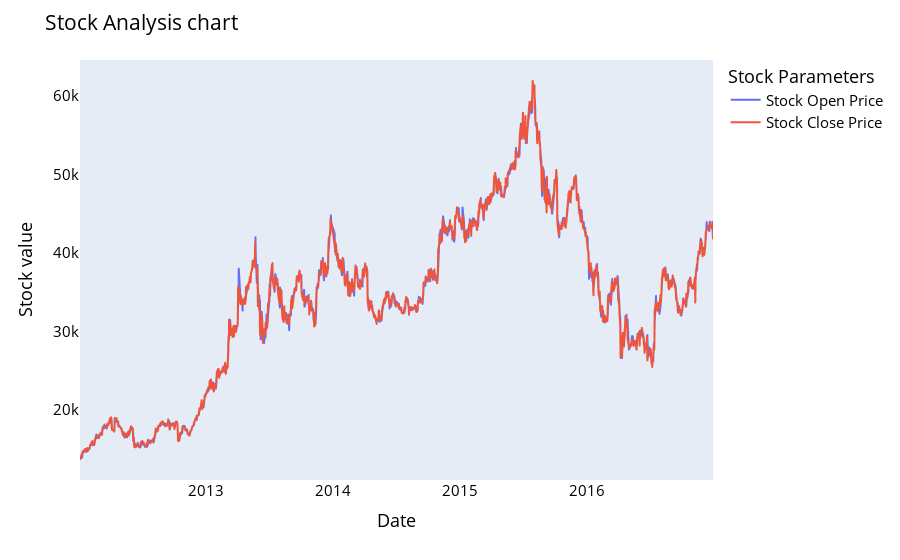

The notebook cell this image was saved under:
### Code cell
names = cycle(['Stock Open Price','Stock Close Price'])

fig2 = px.line(data, x=data.Date, y=[data['Open'], data['Close']],labels={'date': 'Date','value':'Stock value'})
fig2.update_layout(title_text='Stock Analysis chart', font_size=15, font_color='black',legend_title_text='Stock Parameters')
fig2.for_each_trace(lambda t:  t.update(name = next(names)))
fig2.update_xaxes(showgrid=False)
fig2.update_yaxes(showgrid=False)

fig2.show()

### Figure 1 — Plotly figure (JSON) as saved in the notebook; plotly's stock layout.template omitted (floating-point values rounded to 4 significant figures; data arrays with more than 128 entries replaced by an {"elided": "..."} marker saying what was removed)
{"data": [{"hovertemplate": "variable=Open<br>Date=%{x}<br>Stock value=%{y}<extra></extra>", "legendgroup": "Open", "line": {"color": "#636efa", "dash": "solid"}, "mode": "lines", "name": "Stock Open Price", "showlegend": true, "type": "scattergl", "x": {"elided": "1226 str values"}, "xaxis": "x", "y": {"elided": "1226 int values"}, "yaxis": "y"}, {"hovertemplate": "variable=Close<br>Date=%{x}<br>Stock value=%{y}<extra></extra>", "legendgroup": "Close", "line": {"color": "#EF553B", "dash": "solid"}, "mode": "lines", "name": "Stock Close Price", "showlegend": true, "type": "scattergl", "x": {"elided": "1226 str values"}, "xaxis": "x", "y": {"elided": "1226 int values"}, "yaxis": "y"}], "layout": {"font": {"color": "black", "size": 15}, "legend": {"title": {"text": "Stock Parameters"}, "tracegroupgap": 0}, "margin": {"t": 60}, "title": {"text": "Stock Analysis chart"}, "xaxis": {"anchor": "y", "domain": [0, 1], "showgrid": false, "title": {"text": "Date"}}, "yaxis": {"anchor": "x", "domain": [0, 1], "showgrid": false, "title": {"text": "Stock value"}}}}
